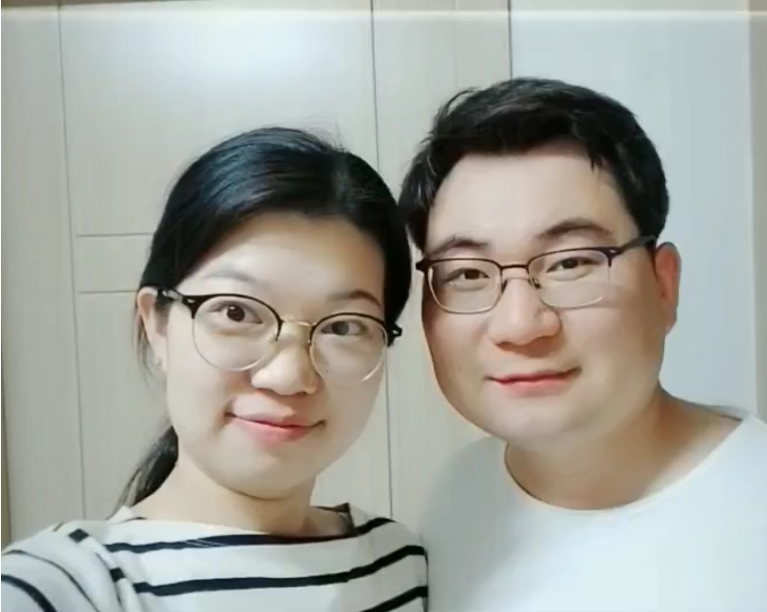
#> input picture 做题/手绘图片/45.png, 767 x 612 px
$ python '打印照片.py'
#> lines starting #> are read from the running program, lines starting #| are printed output that depends on the picture
from PIL import Image
import sys
import os


def _main():
    try:
        # pic = os.path.abspath(sys.argv[1])  # 获取图片路径参数
        pic = "35.txt"  # 获取图片路径参数
    except:
        print('指定图片路径')
    img = Image.open("45.png")  # 获取图片对象
#> img is the input picture: PIL image 767x612 RGBA; mean R, G, B, A 163.1, 163.9, 156.3, 255
    width = img.width  # 获取图片宽度
#> width = 767
    height = img.height  # 获取图片高度
#> height = 612

    gray_img = img.convert('L')  # 图片转换为'L'模式  模式“L”为灰色图像，它的每个像素用8个bit表示，0表示黑，255表示白，其他数字表示不同的灰度
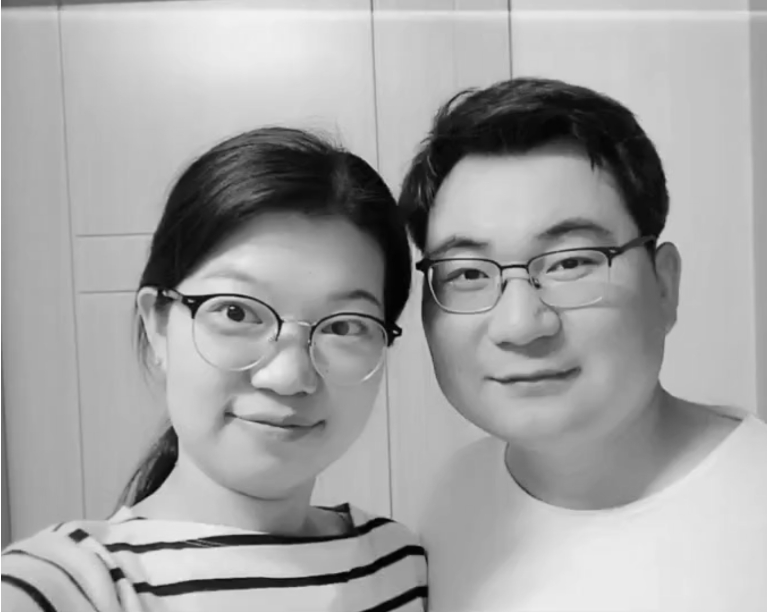
#> gray_img: PIL image 767x612 L; min 1, max 255, mean 162.8

    scale = width // 100  # 图片缩放100长度
#> scale = 7
    char_lst = ' .:-=+*#%@'  # 要替换的字符
    char_len = len(char_lst)  # 替换字符的长度

    for y in range(0, height, scale):  # 根据缩放长度 遍历高度
        for x in range(0, width, scale):  # 根据缩放长度 遍历宽度
            choice = gray_img.getpixel((x, y)) * char_len // 255  # 获取每个点的灰度  根据不同的灰度填写相应的 替换字符
            if choice == char_len:
                choice = char_len - 1
            sys.stdout.write(char_lst[choice])  # 写入控制台
        sys.stdout.write('\n')
        sys.stdout.flush()


if __name__ == '__main__':
    _main()

$ run again, with 做题/手绘图片/haram.jpg saved as 做题/手绘图片/45.png
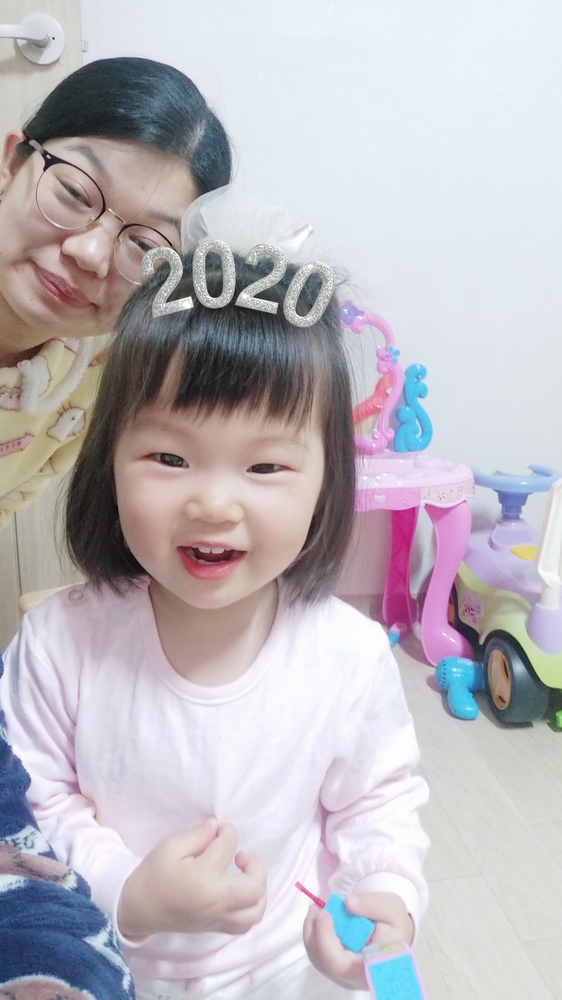
#> input picture 做题/手绘图片/haram.jpg, 562 x 1000 px, shrunk from 1440 x 2560 before the run
#> in _main, img is the input picture: PIL image 562x1000 RGB; mean R, G, B 187.9, 184, 189.7
#> in _main, `gray_img = img.convert('L')  # 图片转换为'L'模式  模式“L”为灰色图像，它的每个像素用8个bit表示，0..`:
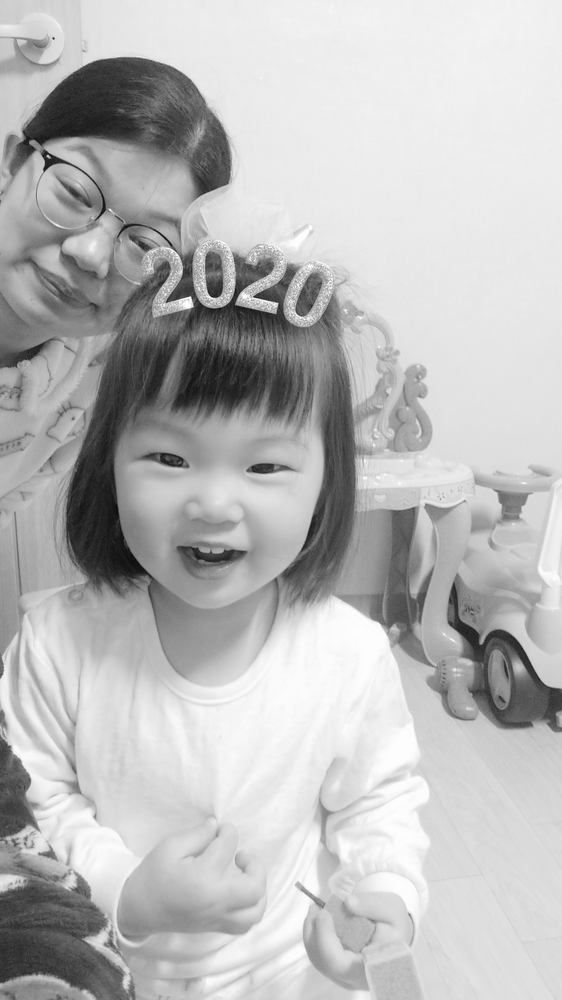
#> gray_img: PIL image 562x1000 L; min 9, max 255, mean 185.8
